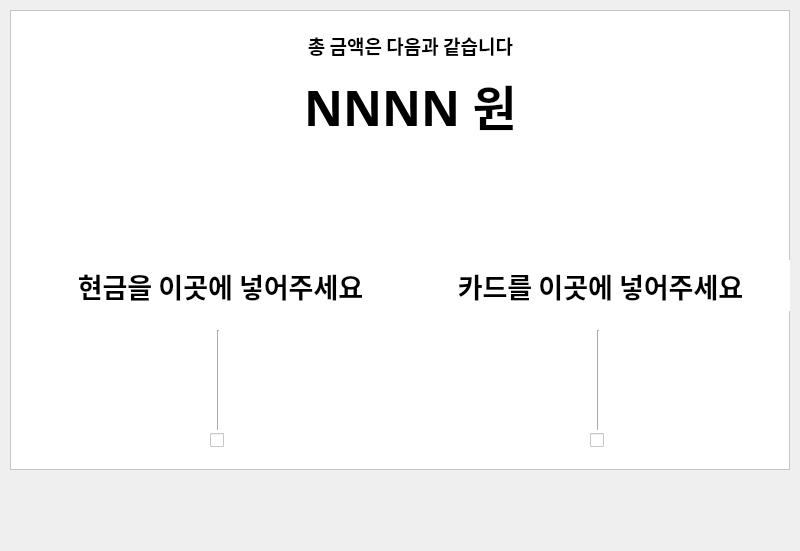
<?xml version="1.0" encoding="UTF-8"?>
<ui version="4.0">
 <class>MainWindow</class>
 <widget class="QMainWindow" name="MainWindow">
  <property name="geometry">
   <rect>
    <x>0</x>
    <y>0</y>
    <width>800</width>
    <height>551</height>
   </rect>
  </property>
  <property name="windowTitle">
   <string>MainWindow</string>
  </property>
  <widget class="QWidget" name="centralwidget">
   <widget class="QFrame" name="frame">
    <property name="geometry">
     <rect>
      <x>10</x>
      <y>10</y>
      <width>780</width>
      <height>460</height>
     </rect>
    </property>
    <property name="styleSheet">
     <string notr="true">
	background-color:rgb(255, 255, 255);
	color:rgb(0, 0, 0);</string>
    </property>
    <property name="frameShape">
     <enum>QFrame::StyledPanel</enum>
    </property>
    <property name="frameShadow">
     <enum>QFrame::Raised</enum>
    </property>
    <widget class="QLabel" name="choose_question_2">
     <property name="geometry">
      <rect>
       <x>20</x>
       <y>250</y>
       <width>381</width>
       <height>51</height>
      </rect>
     </property>
     <property name="font">
      <font>
       <family>Pretendard SemiBold</family>
       <pointsize>20</pointsize>
       <weight>75</weight>
       <bold>true</bold>
      </font>
     </property>
     <property name="text">
      <string>현금을 이곳에 넣어주세요</string>
     </property>
     <property name="alignment">
      <set>Qt::AlignCenter</set>
     </property>
    </widget>
    <widget class="Line" name="line">
     <property name="geometry">
      <rect>
       <x>200</x>
       <y>320</y>
       <width>16</width>
       <height>101</height>
      </rect>
     </property>
     <property name="orientation">
      <enum>Qt::Vertical</enum>
     </property>
    </widget>
    <widget class="QCheckBox" name="checkBox">
     <property name="geometry">
      <rect>
       <x>200</x>
       <y>420</y>
       <width>16</width>
       <height>20</height>
      </rect>
     </property>
     <property name="text">
      <string/>
     </property>
    </widget>
    <widget class="Line" name="line_2">
     <property name="geometry">
      <rect>
       <x>580</x>
       <y>320</y>
       <width>16</width>
       <height>101</height>
      </rect>
     </property>
     <property name="orientation">
      <enum>Qt::Vertical</enum>
     </property>
    </widget>
    <widget class="QLabel" name="choose_question_3">
     <property name="geometry">
      <rect>
       <x>400</x>
       <y>250</y>
       <width>381</width>
       <height>51</height>
      </rect>
     </property>
     <property name="font">
      <font>
       <family>Pretendard SemiBold</family>
       <pointsize>20</pointsize>
       <weight>75</weight>
       <bold>true</bold>
      </font>
     </property>
     <property name="text">
      <string>카드를 이곳에 넣어주세요</string>
     </property>
     <property name="alignment">
      <set>Qt::AlignCenter</set>
     </property>
    </widget>
    <widget class="QCheckBox" name="checkBox_2">
     <property name="geometry">
      <rect>
       <x>580</x>
       <y>420</y>
       <width>16</width>
       <height>20</height>
      </rect>
     </property>
     <property name="text">
      <string/>
     </property>
    </widget>
    <widget class="QLabel" name="choose_question_4">
     <property name="geometry">
      <rect>
       <x>210</x>
       <y>10</y>
       <width>381</width>
       <height>51</height>
      </rect>
     </property>
     <property name="font">
      <font>
       <family>Pretendard SemiBold</family>
       <pointsize>14</pointsize>
       <weight>75</weight>
       <bold>true</bold>
      </font>
     </property>
     <property name="text">
      <string>총 금액은 다음과 같습니다</string>
     </property>
     <property name="alignment">
      <set>Qt::AlignCenter</set>
     </property>
    </widget>
    <widget class="QLabel" name="choose_question_5">
     <property name="geometry">
      <rect>
       <x>210</x>
       <y>70</y>
       <width>381</width>
       <height>51</height>
      </rect>
     </property>
     <property name="font">
      <font>
       <family>Pretendard SemiBold</family>
       <pointsize>36</pointsize>
       <weight>75</weight>
       <bold>true</bold>
      </font>
     </property>
     <property name="text">
      <string>NNNN 원</string>
     </property>
     <property name="alignment">
      <set>Qt::AlignCenter</set>
     </property>
    </widget>
   </widget>
  </widget>
 </widget>
 <resources/>
 <connections/>
</ui>
